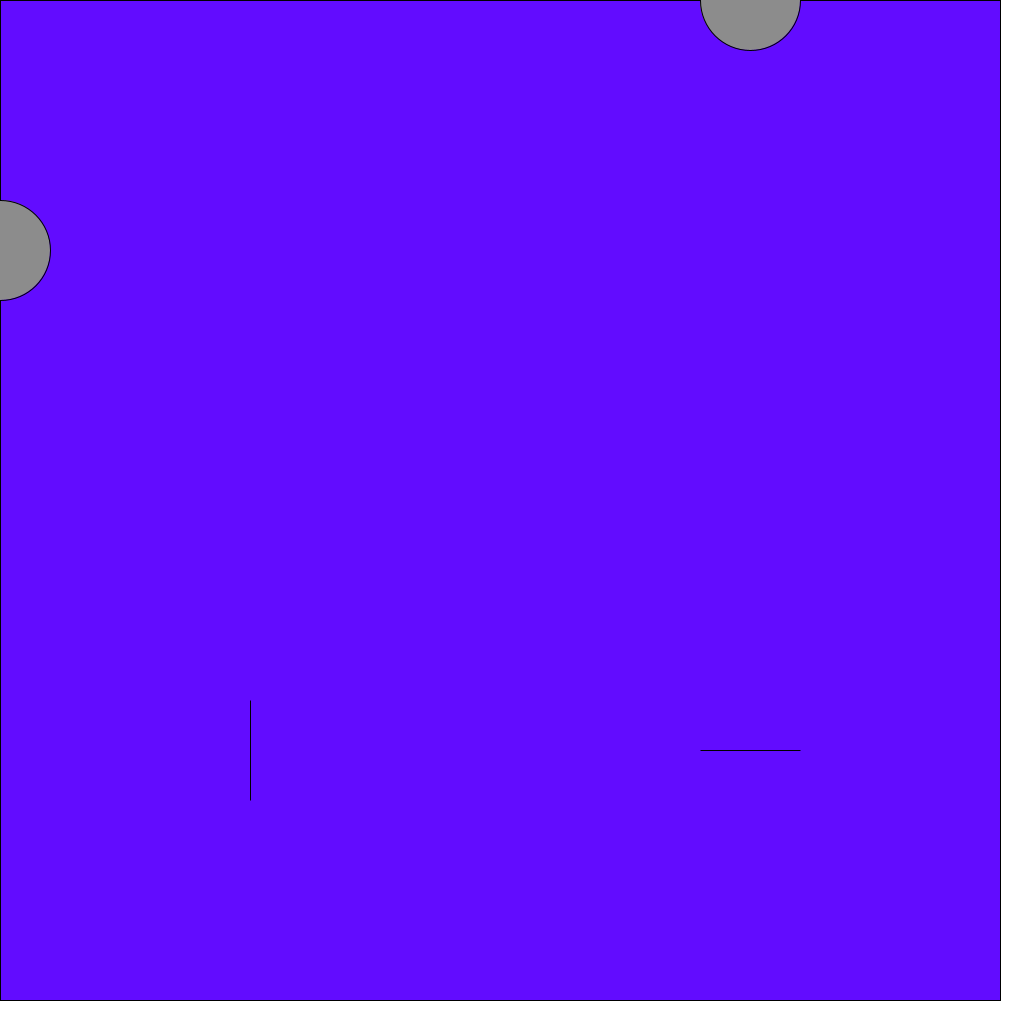
Frame 1 (no input)
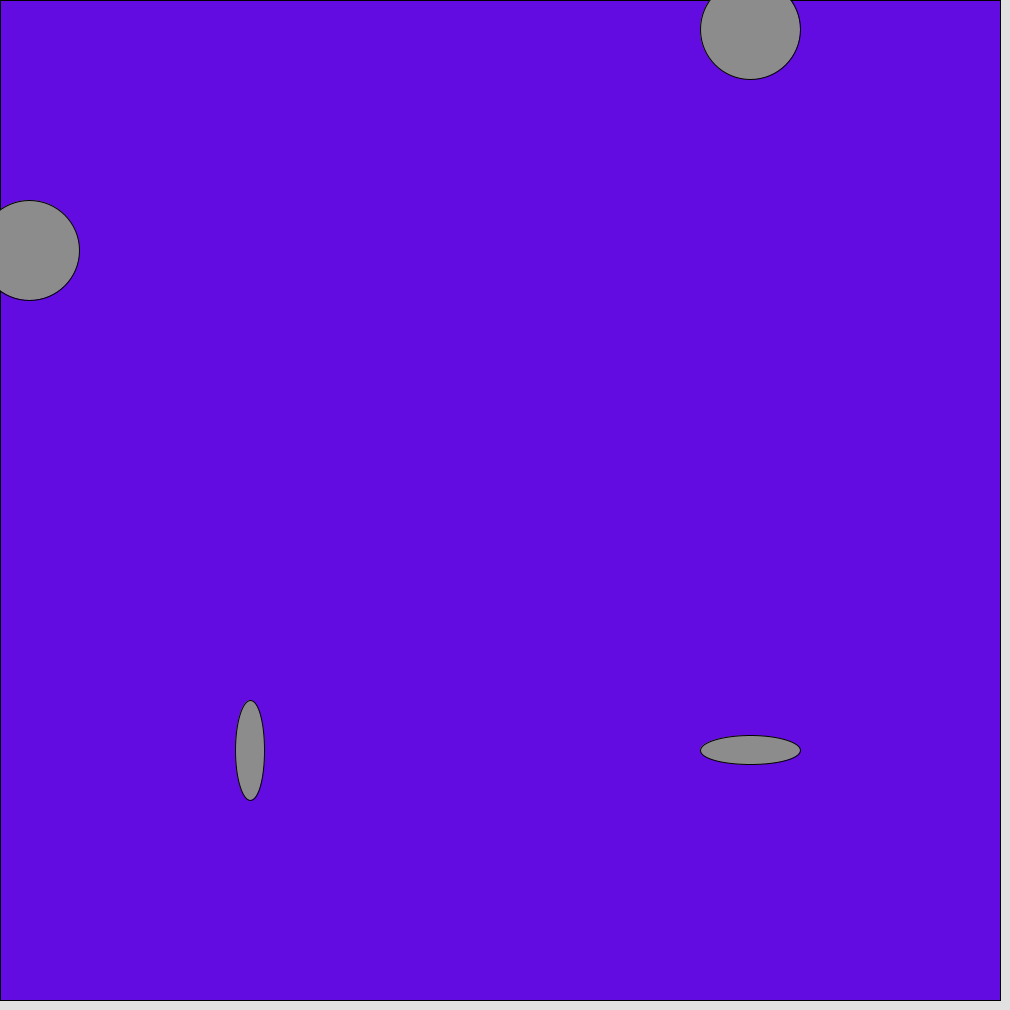
Frame 60 (the mouse pressed at the canvas centre just before this capture)
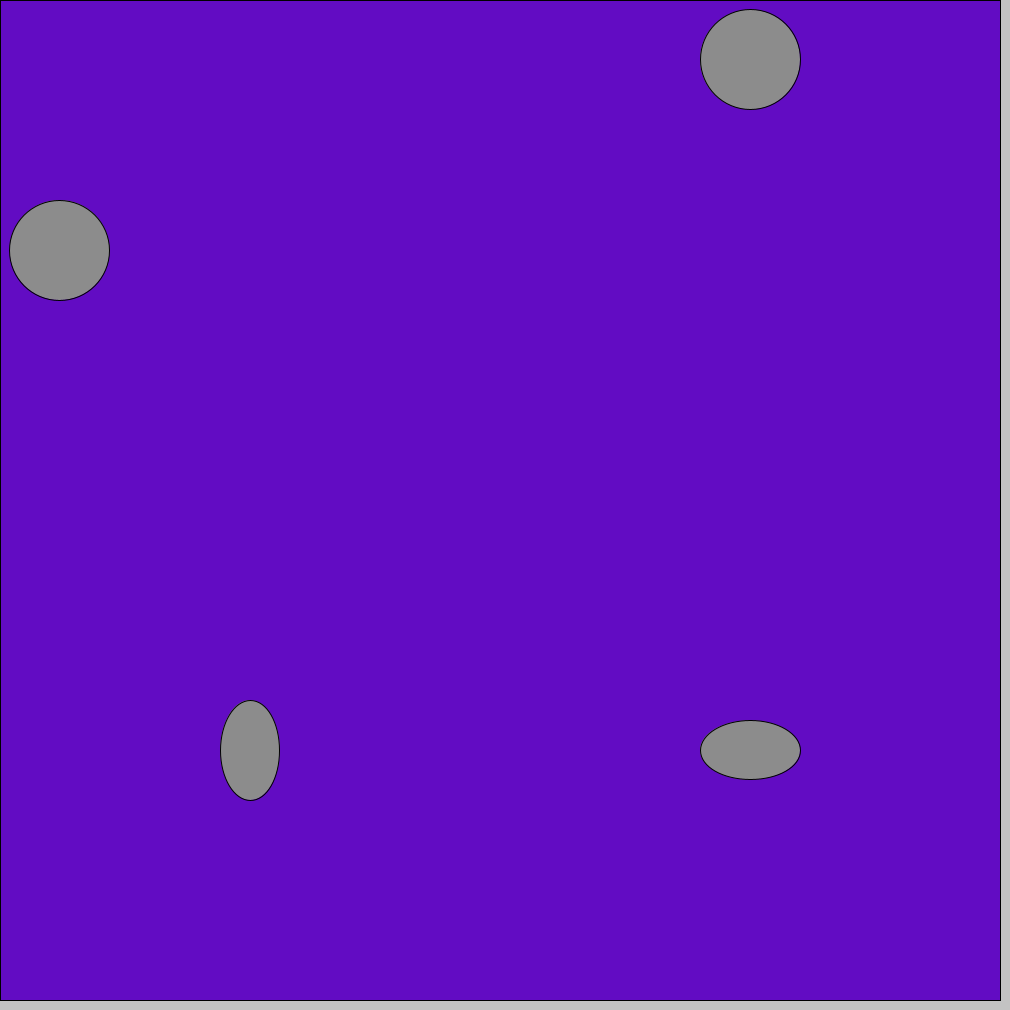
Frame 120 (the mouse held since frame 60 and released just before this capture)

The Processing sketch that drew these frames (run headless with seeded random() and noise(); from frame 60 on, the mouse is pressed at the canvas centre):

// Processing sketch: SkiftendeBoldeExersize
// ── SkiftendeBoldeExersize.pde
float circleX = 0;
float circleY = 0;
float circleW = 0;
float circleH = 0;
float backgroundChange = 255;
float change = 0.5;




void setup() {
  size(1010, 1010);
}

void draw() {
  background(backgroundChange);
  rectMode(CORNER);
  fill(98,12,backgroundChange);
  rect(0, 0, 1000, 1000);
  fill(140);
  ellipseMode(CENTER);
  ellipse(circleX, 250, 100, 100);
  ellipse(750, circleY, 100, 100);
  ellipse(250, 750, circleW, 100);
  ellipse(750, 750, 100, circleH);

  circleX = circleX + change;
  circleY = circleY + change;
  circleW = circleW + change;
  circleH = circleH + change;
  
  backgroundChange = backgroundChange - change;

  
}
